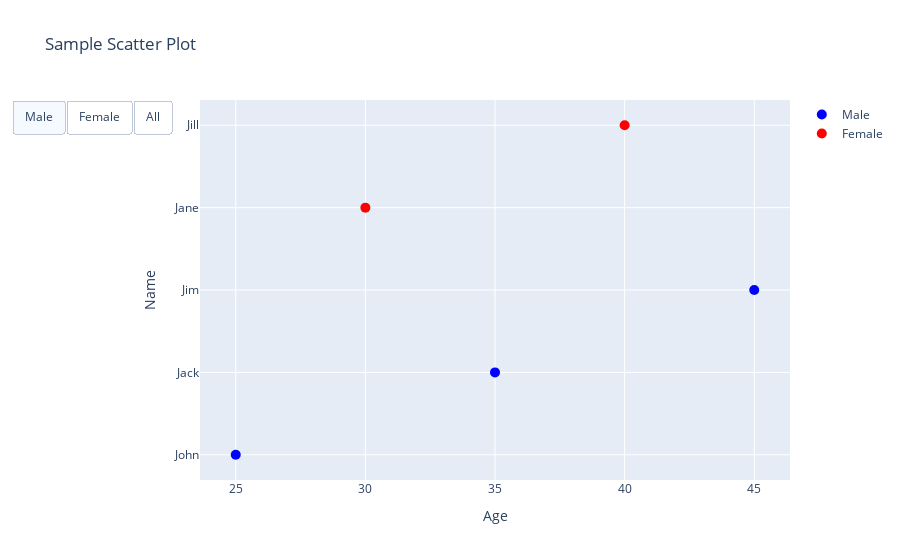

This figure's notebook cell:
### Code cell
import plotly.graph_objs as go
import pandas as pd

# create a pandas dataframe with sample data
data = {
    'Name': ['John', 'Jane', 'Jack', 'Jill', 'Jim'],
    'Age': [25, 30, 35, 40, 45],
    'Gender': ['Male', 'Female', 'Male', 'Female', 'Male']
}
df = pd.DataFrame(data)

# create separate traces for each gender
male_trace = go.Scatter(
    x=df[df['Gender']=='Male']['Age'],
    y=df[df['Gender']=='Male']['Name'],
    mode='markers',
    name='Male',
    marker=dict(color='blue', size=10)
)

female_trace = go.Scatter(
    x=df[df['Gender']=='Female']['Age'],
    y=df[df['Gender']=='Female']['Name'],
    mode='markers',
    name='Female',
    marker=dict(color='red', size=10)
)

# create a layout for the scatter plot
layout = go.Layout(
    title='Sample Scatter Plot',
    xaxis=dict(title='Age'),
    yaxis=dict(title='Name'),
    hovermode='closest'
)

# create a figure with the traces and layout
fig = go.Figure(data=[male_trace, female_trace], layout=layout)

# update the hover behavior to highlight other points of the same gender
fig.update_traces(
    hovertemplate='<br>'.join([
        'Age: %{x}',
        'Name: %{y}',
        'Gender: %{marker.color}'
    ])
)

fig.update_layout(
    updatemenus=[
        dict(
            type="buttons",
            direction="left",
            buttons=list([
                dict(
                    args=[
                        {"visible": [True, False]},
                        {"title": "Male Only"}
                    ],
                    label="Male",
                    method="update"
                ),
                dict(
                    args=[
                        {"visible": [False, True]},
                        {"title": "Female Only"}
                    ],
                    label="Female",
                    method="update"
                ),
                dict(
                    args=[
                        {"visible": [True, True]},
                        {"title": "All"}
                    ],
                    label="All",
                    method="update"
                )
            ]),
        )
    ]
)

# show the figure
fig.show()

### Figure 1 — Plotly figure (JSON) as saved in the notebook; plotly's stock layout.template omitted (floating-point values rounded to 4 significant figures)
{"data": [{"hovertemplate": "Age: %{x}<br>Name: %{y}<br>Gender: %{marker.color}", "marker": {"color": "blue", "size": 10}, "mode": "markers", "name": "Male", "type": "scatter", "x": [25, 35, 45], "y": ["John", "Jack", "Jim"]}, {"hovertemplate": "Age: %{x}<br>Name: %{y}<br>Gender: %{marker.color}", "marker": {"color": "red", "size": 10}, "mode": "markers", "name": "Female", "type": "scatter", "x": [30, 40], "y": ["Jane", "Jill"]}], "layout": {"hovermode": "closest", "title": {"text": "Sample Scatter Plot"}, "updatemenus": [{"buttons": [{"args": [{"visible": [true, false]}, {"title": "Male Only"}], "label": "Male", "method": "update"}, {"args": [{"visible": [false, true]}, {"title": "Female Only"}], "label": "Female", "method": "update"}, {"args": [{"visible": [true, true]}, {"title": "All"}], "label": "All", "method": "update"}], "direction": "left", "type": "buttons"}], "xaxis": {"title": {"text": "Age"}}, "yaxis": {"title": {"text": "Name"}}}}
